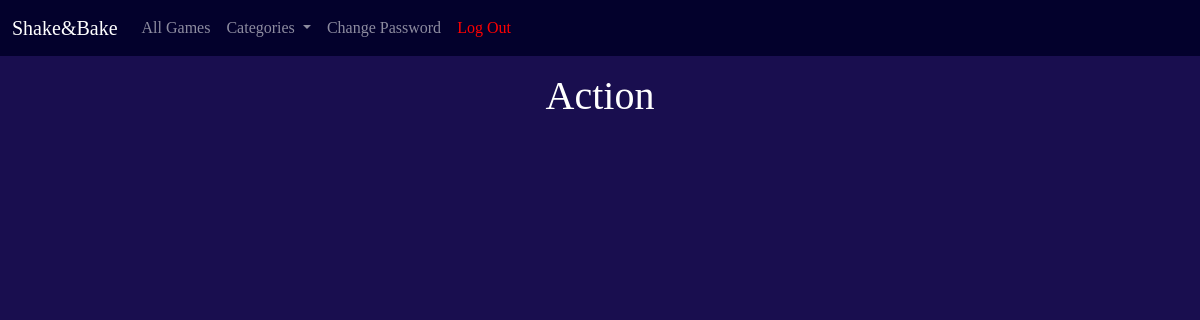
Before: /games/action/ (signed in) with the older database file.
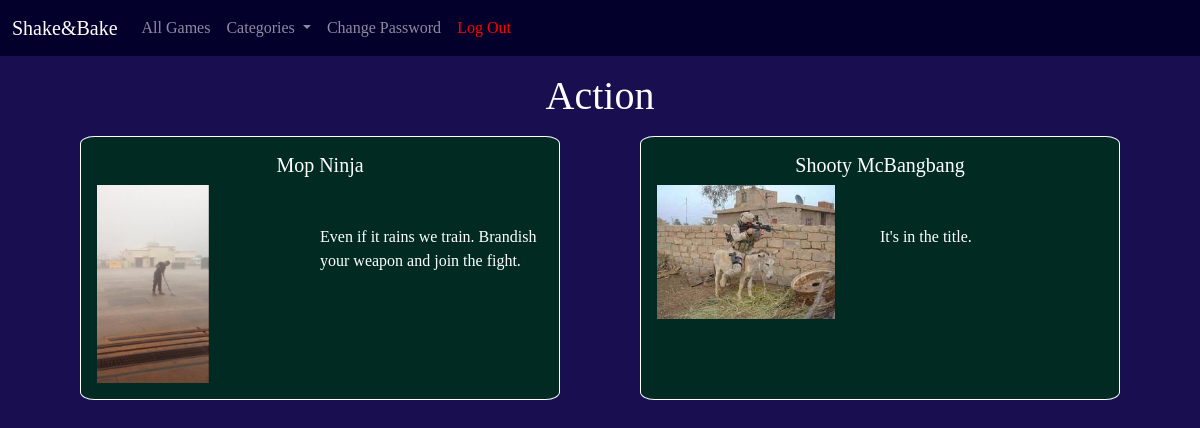
After: the same page with the newer database file.
### games/models.py (models this page shows, shortened)
class Game(models.Model):
    title=models.CharField(max_length=200)
    link=models.URLField()
    body=models.TextField()
    author=models.ForeignKey(
        get_user_model(),
        on_delete=models.CASCADE
    )
    created_on=models.DateTimeField(auto_now_add=True)
    category = models.CharField(max_length=200, default="None")
    image = models.ImageField(upload_to='images')

### games/views.py (the view)
# urls.py: path('action/', ActionListView.as_view(), name='action'),
class ActionListView(LoginRequiredMixin, ListView):
    model=Game
    template_name="action.html"

### templates/action.html (shortened to what this page needs)
{% extends 'base.html' %}
{% block content %}
<div class="action">
    <div class="page-photo">
        <h1>Action</h1>
    </div>
    <div class="game-list-section">
        {% for game in game_list %}
            {% if game.category == 'Action' %}
                <div class="card">
                    <div class="card-body">
                        <div class="top-of-card">
                            <div class="title-author">
                                <h5 class="card-title"><a href="{% url 'game_detail' game.id %}">{{ game.title|truncatechars:50}}</a></h5>
                            </div>
                        </div>
                        <div class="bottom-of-card">
                            <div class="image" style="background-image: url('/static/{{game.image}}'); background-size:contain; background-repeat: no-repeat;" ></div>
                                <div class= "game-info">
                                    <p class="card-text">{{game.body|truncatechars:100}}</p>
                                </div>
                            </div>
                    </div>
                </div>
            {% endif %}
        {% endfor %}
    </div>
</div>
{% endblock content %}

Changed rows visible on the page:
added Game: title "Mop Ninja", image (picture), body "Even if it rains we train. Brandish your weapon and join the fight."
added Game: title "Shooty McBangbang", image (picture), body "It's in the title."
